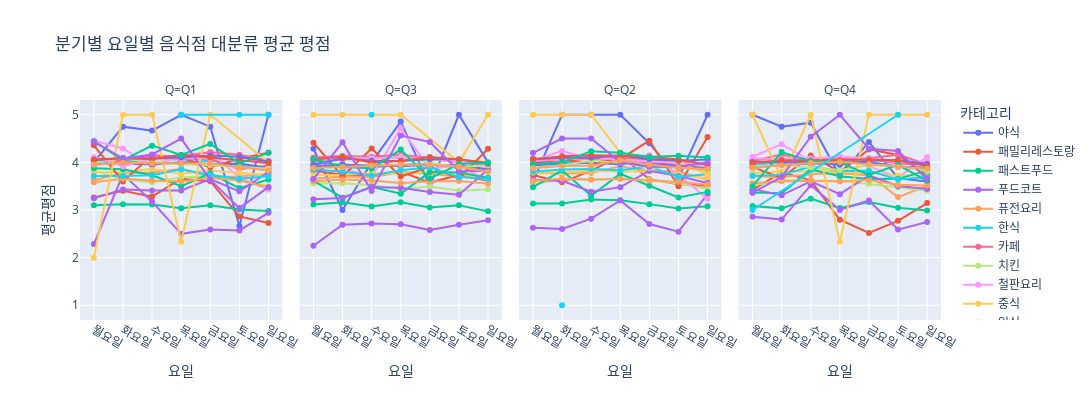

Write notebook code for a chart like this one.
### Markdown cell above
### 4. 분기 요일별 음식점 대분류 평균 평점

### Code cell
df['weekday_str'] = df['reviewer_review_weekday'].map(weekday_map)
df['Q'] = 'Q' + df['reviewer_review_date'].dt.quarter.astype(str)

summary = df.groupby(['Q', 'reviewer_review_weekday', 'diner_category_large']).agg({
    'review_id': 'count',
    'reviewer_review_score': ['mean', 'std', 'median']
}).reset_index()

summary.columns = ['Q', '요일', '카테고리', '리뷰수', '평균평점', '표준편차', '중앙값']
summary['요일'] = pd.Categorical(summary['요일'], categories=weekday_order, ordered=True)

fig = px.line(
    summary.sort_values('요일'),
    x='요일',
    y='평균평점',
    color='카테고리',
    facet_col='Q',
    title='분기별 요일별 음식점 대분류 평균 평점',
    markers=True,
    hover_data={
        '평균평점': True,
        '리뷰수': True,
        '표준편차': True,
        '중앙값': True,
        '카테고리': False,  
        '요일': False 
    },
    category_orders={'요일': weekday_order}
)

fig.update_layout(height=400, width=1500)
fig.show()
